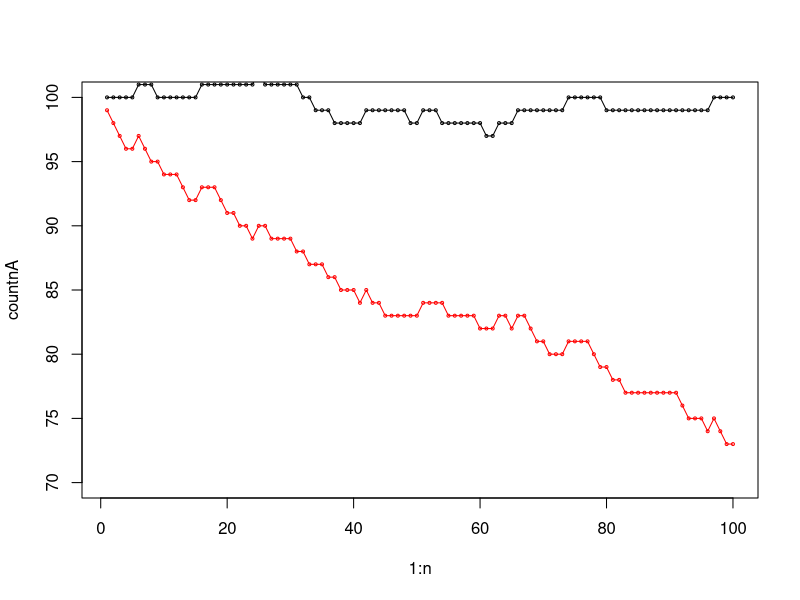

Recreate this plot in R.
#Start with an urn with an equal number of red, black and white balls where red represents subjects in the treatment group (A) and black represents subjects in the control group (B) and white balls are migration balls
nA <- 100
nB <- 100
n0 <- 10

#Count
countnA <- c()
countnB <- c()
countn0 <- c()

#We need probabilities for the treatments being successful depending on whether they're from group A or B
success_A <- 0.8
success_B <- 0.2

#So from the urn we pull a ball:
n <- 100
alpha <- 1
for (i in 1:n) {
  ball <- sample(c("A", "B","0"), 1, prob = c(nA, nB, n0))
  if(ball == 'A'){
    treat <- sample(c(0,1), 1, prob = c(success_A, 1-success_A))
    if(treat == 0){
      nA <- nA 
    }else{
      nA <- nA - 1
    }               
  }else{
    if(ball == 'B'){
      treat <- sample(c(0,1), 1, prob = c(success_B, 1-success_B))
      if(treat == 0){
        nB <- nB 
      }else{
        nB <- nB - 1
      }}else{
        nA <- nA + alpha
        nB <- nB + alpha
      }
  }
  countnA <- c(countnA, nA)
  countnB <- c(countnB, nB)
}

countnA
countnB
proportion <- c(countnA/(countnA+countnB))
proportion[n]
plot(1:n, countnA, cex=.4, ylim=c(70,100))
points(countnB, col = "red", cex=.4)
lines(countnA)
lines(countnB, col='red')
